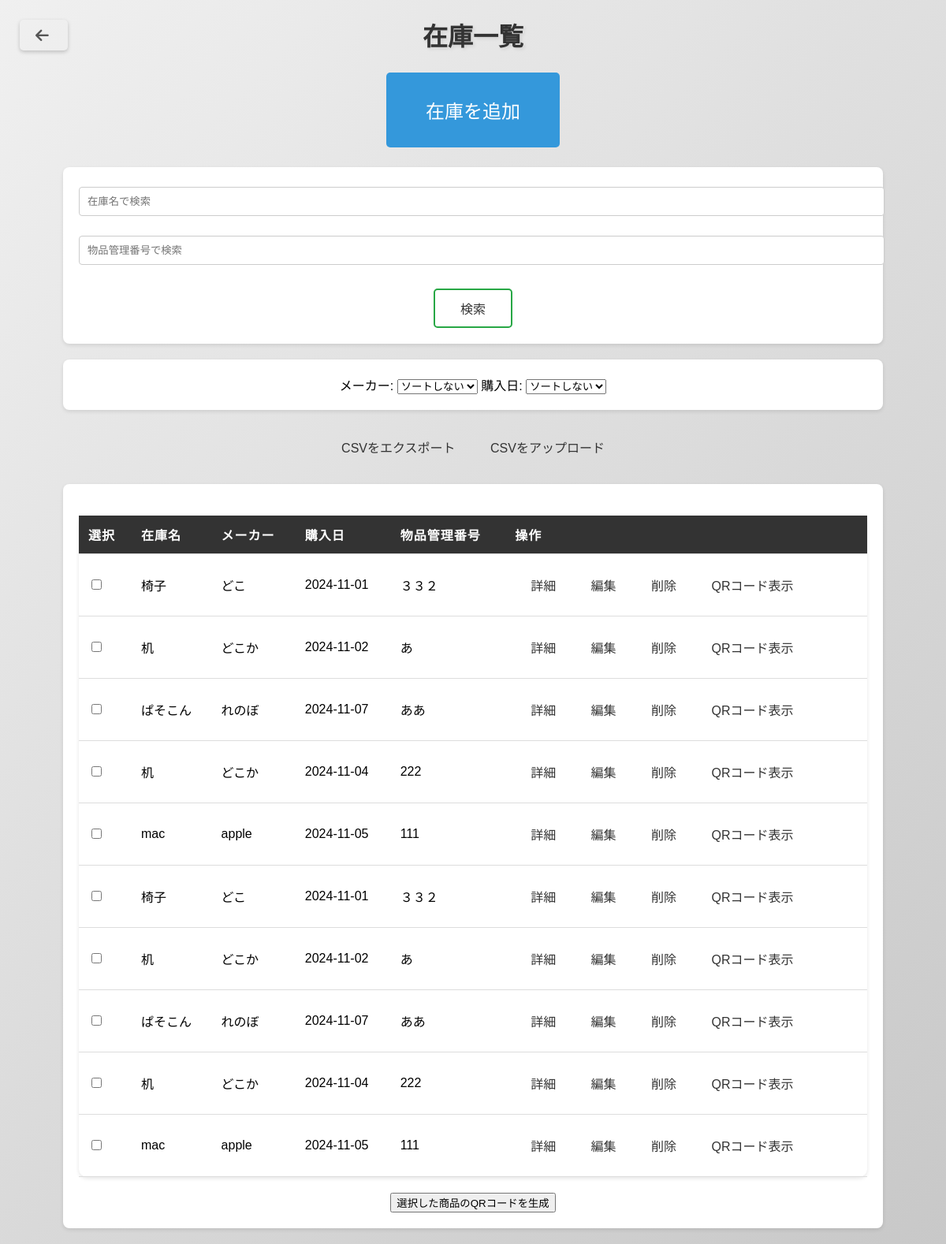
The page /inventory on the database as committed earlier.
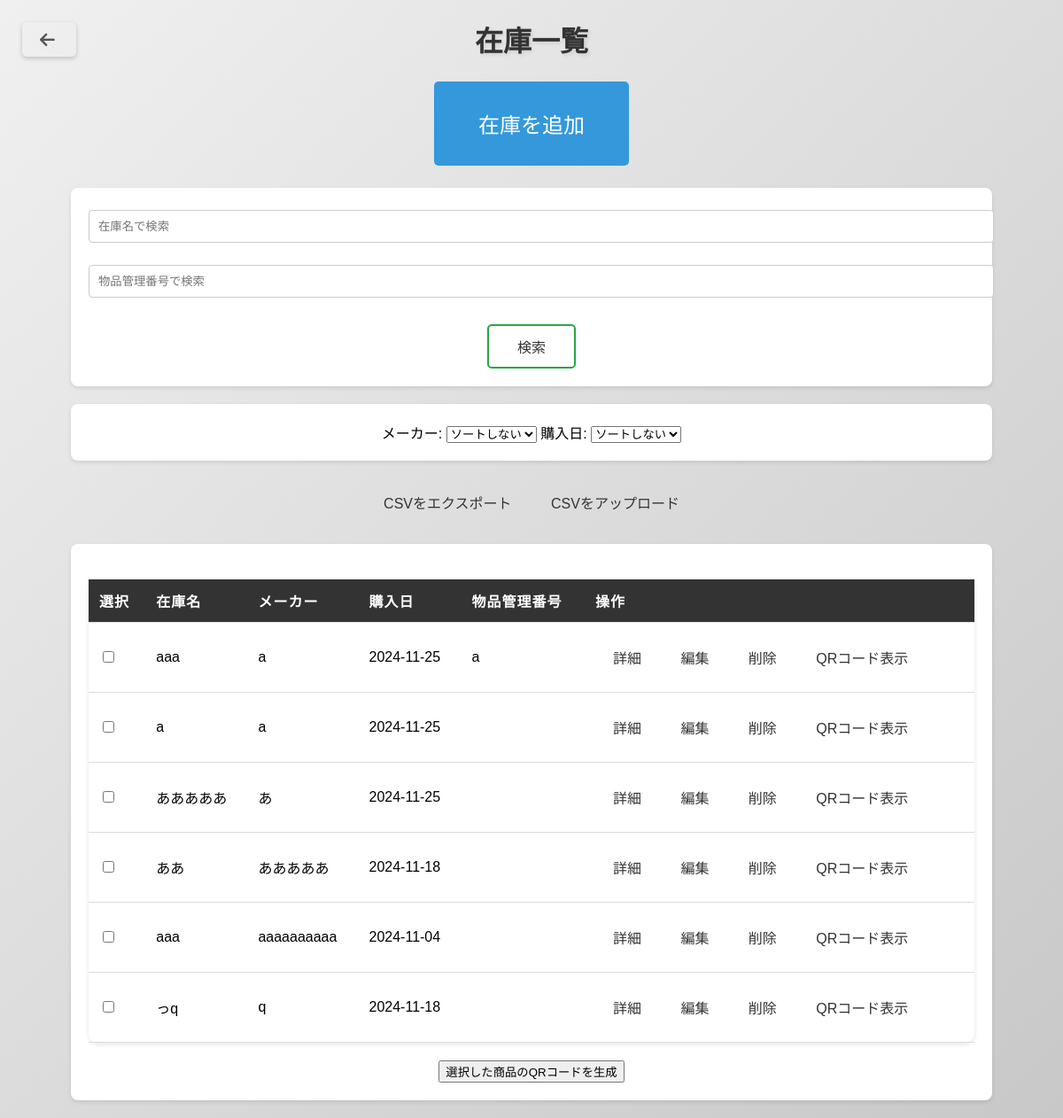
The same page on the database as committed later.
### tables this page shows
CREATE TABLE inventory (
            id INTEGER PRIMARY KEY AUTOINCREMENT,
            product_name TEXT NOT NULL,
            manufacturer TEXT NOT NULL,
            purchase_date TEXT NOT NULL,
            item_number TEXT,  -- 物品管理番号
            description TEXT   -- 説明
        );

### app.py (the view)
@app.route('/inventory')
def inventory():
    conn = get_db_connection()
    search_query = request.args.get('search')
    item_number = request.args.get('item_number')
    sort = request.args.get('sort')
    query = 'SELECT * FROM inventory WHERE 1=1'
    params = []
    if search_query:
        query += ' AND product_name LIKE ?'
        params.append(f'%{search_query}%')
    if item_number:
        query += ' AND item_number = ?'
        params.append(item_number)
    if sort == 'manufacturer':
        query += ' ORDER BY manufacturer'
    elif sort == 'purchase_date_asc':  # 購入日昇順
        query += ' ORDER BY purchase_date ASC'
    elif sort == 'purchase_date_desc':  # 購入日降順
        query += ' ORDER BY purchase_date DESC'
    products = conn.execute(query, params).fetchall()
    conn.close()
    return render_template('inventory.html', products=products)

### app.py (called while the page is built)
def get_db_connection():
    conn = sqlite3.connect('inventory.db')
    conn.row_factory = sqlite3.Row
    return conn

### templates/inventory.html (shortened to what this page needs)
<!DOCTYPE html>
<html lang="ja">
<head>
    <link rel="stylesheet" href="{{ url_for('static', filename='styles.css') }}">
    <link rel="stylesheet" href="{{ url_for('static', filename='styles.css') }}">
    <link href="https://cdnjs.cloudflare.com/ajax/libs/font-awesome/6.0.0/css/all.min.css" rel="stylesheet">
</head>
</head>
<body>
<h1>在庫一覧</h1>
<a href="{{ url_for('index') }}" class="back-button">
    <i class="fas fa-arrow-left"></i>
  </a>
<a href="{{ url_for('show_add_product') }}" class="add-product-btn">在庫を追加</a>
    <form method="GET" action="{{ url_for('inventory') }}">
        <input type="text" name="search" placeholder="在庫名で検索" value="{{ request.args.get('search', '') }}">
        <input type="text" name="item_number" placeholder="物品管理番号で検索" value="{{ request.args.get('item_number', '') }}">
        <input type="submit" value="検索"style="width: 100px; height: 50px; font-size: 16px; margin-top: 10px;">
    </form>
<form method="GET" action="{{ url_for('inventory') }}">
    <label for="sort_manufacturer">メーカー:</label>
    <select id="sort_manufacturer" name="sort" onchange="this.form.submit()">
        <option value="">ソートしない</option>
    </select>
    <label for="sort_date">購入日:</label>
    <select id="sort_date" name="sort_date" onchange="this.form.submit()">
        <option value="">ソートしない</option>
    </select>
</form>
    <a href="{{ url_for('export_csv') }}">CSVをエクスポート</a>
    <a href="{{ url_for('upload_csv') }}">CSVをアップロード</a>
 <form method="POST" action="{{ url_for('generate_selected_qrs') }}">
    <table>
        <head>
            <tr>
                <th>選択</th>
                <th>在庫名</th>
                <th>メーカー</th>
                <th>購入日</th>
                <th>物品管理番号</th>
                <th>操作</th>
            </tr>
        </head>
        <body>
            {% for product in products %}
                <tr>
                    <td>
                        <input type="checkbox" name="selected_products" value="{{ product.id }}">
                    </td>
                    <td>{{ product.product_name }}</td>
                    <td>{{ product.manufacturer }}</td>
                    <td>{{ product.purchase_date }}</td>
                    <td>{{ product.item_number }}</td>
                    <td>
                        <a href="{{ url_for('product_detail', product_id=product.id) }}">詳細</a>
                        <a href="{{ url_for('edit_product', product_id=product.id) }}">編集</a>
                        <a href="{{ url_for('delete_product', product_id=product.id) }}">削除</a>
                        <a href="{{ url_for('generate_qr', product_id=product.id) }}">QRコード表示</a>
                    </td>
                </tr>
            {% endfor %}
        </body>
    </table>
    <button type="submit">選択した商品のQRコードを生成</button>
</form>
</body>
</html>

### static/styles.css (style rules this page uses)
body { font-family: 'Sacramento', cursive; margin: 0; padding: 0; background-color: #f4f4f4; background: linear-gradient(135deg, #f0f0f0, #c8c8c8); }
h1, h2 { text-align: center; color: #333; margin-bottom: 20px; text-shadow: 2px 2px 4px rgba(0, 0, 0, 0.1); }
a { text-decoration: none; color: #333; position: relative; display: inline-block; padding: 10px 15px; margin: 5px; transition: all 0.3s ease; background-color: transparent; }
a::after { content: ''; position: absolute; width: 100%; height: 2px; bottom: 0; left: 0; background-color: #ab1717; transform: scaleX(0); transform-origin: right; transition: transform 0.3s ease; }
table { width: 100%; margin: 20px auto; border-collapse: collapse; background-color: white; box-shadow: 0 2px 5px rgba(0, 0, 0, 0.1); border-radius: 10px; }
th, td { padding: 12px; text-align: left; border-bottom: 1px solid #ddd; }
th { background-color: #333; color: white; text-transform: uppercase; letter-spacing: 1px; }
form { max-width: 1000px; margin: 20px auto; padding: 20px; background-color: white; box-shadow: 0 2px 5px rgba(0, 0, 0, 0.1); border-radius: 8px; }
input[type="text"], input[type="date"] { width: 100%; padding: 10px; margin: 5px 0 20px 0; border: 1px solid #ccc; border-radius: 4px; }
input[type="submit"] { background-color: transparent; color: #333; border: 2px solid #28a745; padding: 10px 15px; border-radius: 5px; cursor: pointer; position: relative; transition: all 0.3s ease; }
input[type="submit"]::after { content: ''; position: absolute; width: 100%; height: 2px; bottom: 0; left: 0; background-color: #28a745; transform: scaleX(0); transform-origin: right; transition: transform 0.3s ease; }
.back-button { display: inline-flex; align-items: center; text-decoration: none; color: #555; transition: color 0.3s; position: absolute; top: 20px; left: 20px; font-size: 1.2em; text-decoration: none; padding: 10px 20px; border-radius: 5px; box-shadow: 0 2px 5px rgba(0, 0, 0, 0.2); transition: background-color 0.3s; }
.back-button i { margin-right: 4px; }

### templates/inventory.html (style rules this page uses)
body { text-align: center; font-family: Arial, sans-serif; }
.add-product-btn { font-size: 1.5em; padding: 30px 50px; background-color: #3498db; color: white; border: none; border-radius: 5px; text-decoration: none; display: inline-block; }

Rows that differ between the two databases and show on the page:
removed inventory: product_name "机", manufacturer "どこか", purchase_date "2024-11-02", item_number "あ"
removed inventory: product_name "ぱそこん", manufacturer "れのぼ", purchase_date "2024-11-07", item_number "ああ"
removed inventory: product_name "mac", manufacturer "apple", purchase_date "2024-11-05", item_number "111"
removed inventory: product_name "椅子", manufacturer "どこ", purchase_date "2024-11-01", item_number "３３２"
removed inventory: product_name "机", manufacturer "どこか", purchase_date "2024-11-02", item_number "あ"
removed inventory: product_name "ぱそこん", manufacturer "れのぼ", purchase_date "2024-11-07", item_number "ああ"
removed inventory: product_name "机", manufacturer "どこか", purchase_date "2024-11-04", item_number "222"
removed inventory: product_name "mac", manufacturer "apple", purchase_date "2024-11-05", item_number "111"
added inventory: product_name "aaa", manufacturer "a", purchase_date "2024-11-25", item_number "a"
added inventory: product_name "a", manufacturer "a", purchase_date "2024-11-25"
changed inventory (number 3 of 6 on the later page): product_name "椅子" → "あああああ"; manufacturer "どこ" → "あ"; purchase_date "2024-11-01" → "2024-11-25"; item_number "３３２" → (not shown)
added inventory: product_name "ああ", manufacturer "あああああ", purchase_date "2024-11-18"
added inventory: product_name "aaa", manufacturer "aaaaaaaaaa", purchase_date "2024-11-04"
changed inventory (number 6 of 6 on the later page): product_name "机" → "っq"; manufacturer "どこか" → "q"; purchase_date "2024-11-04" → "2024-11-18"; item_number "222" → (not shown)
